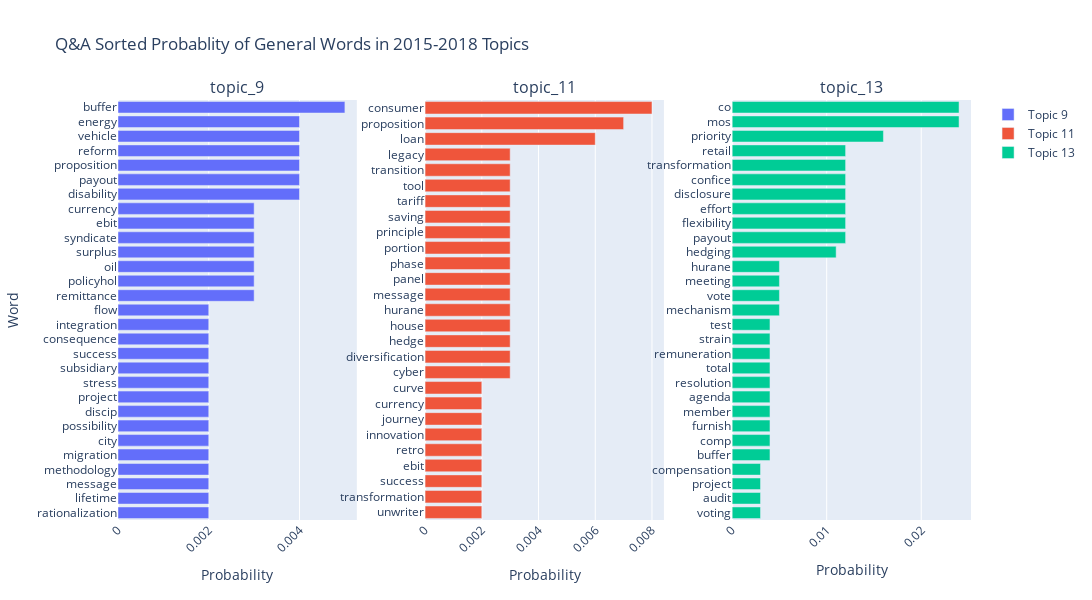

The cell this chart's notebook holds for it:
### Code cell
fig = make_subplots(
    rows=1, cols=3,
    column_widths=[2.,2.,2.],
    row_heights=[1.],
    specs=[
        [{"type": "bar"}, {"type": "bar"}, {"type": "bar"}], #  {"type": "bar"}, {"type": "bar"}
        ], 
    subplot_titles=("topic_9", "topic_11", "topic_13"),
    vertical_spacing=0.15,
    horizontal_spacing=0.08,
        )


recent_list = [8,10,12]
column_list = [1,2,3]
timepoint_list = [[31, 28, 20],[27, 22, 17],[25,27,29]]

for i in range(0,len(recent_list)):
    wt_single_tp = pd.DataFrame()
    wt_single_tp_alltime = wt[wt['k']==recent_list[i]]
    for k in timepoint_list[i]:
        tmp = wt_single_tp_alltime[wt_single_tp_alltime['timepoint']==k]
        wt_single_tp = wt_single_tp.append(tmp)
        del tmp

    wt_single_tp = wt_single_tp[['word', 'prob']]
    # df_tp6 groupby 'word' agg 'prob'
    wt_single_tp = wt_single_tp.groupby('word').agg({'prob':'sum'})
    wt_single_tp = wt_single_tp.reset_index()
    wt_single_tp = wt_single_tp.sort_values(by='prob', ascending=False)
    wt_single_tp = wt_single_tp.reset_index(drop=True)
    wt_single_tp = wt_single_tp.head(30).sort_values(by='prob', ascending=True)
    wt_single_tp = wt_single_tp.reset_index(drop=True)
    # print("==============","Topic {}".format(recent_list[i] + 1),"================")
    # print(wt_single_tp['word'])

    fig.add_trace(go.Bar(
        y=wt_single_tp['word'],
        x=wt_single_tp['prob'],
        name="Topic {}".format(recent_list[i] + 1),
        # make the bar virtical
        orientation='h',
        ), row=1, col=column_list[i])

fig.update_layout(
    height=600,
    width=1200,
    title_text="Q&A Sorted Probablity of General Words in 2015-2018 Topics",
    xaxis1_title = 'Probability',
    xaxis2_title = 'Probability',
    xaxis3_title = 'Probability',
    # xaxis4_title = 'Probability',
    # xaxis5_title = 'Probability',
    yaxis1_title = 'Word',
    # make the ytick label virtical
    xaxis1_tickangle=-45,
    xaxis2_tickangle=-45,
    xaxis3_tickangle=-45,
    # xaxis4_tickangle=-45,
    # xaxis5_tickangle=-45,
    legend_tracegroupgap = 180,

    )

fig.show()

### Figure 1 — Plotly figure (JSON) as saved in the notebook; plotly's stock layout.template omitted (floating-point values rounded to 4 significant figures)
{"data": [{"name": "Topic 9", "orientation": "h", "type": "bar", "x": [0.002, 0.002, 0.002, 0.002, 0.002, 0.002, 0.002, 0.002, 0.002, 0.002, 0.002, 0.002, 0.002, 0.002, 0.002, 0.003, 0.003, 0.003, 0.003, 0.003, 0.003, 0.003, 0.004, 0.004, 0.004, 0.004, 0.004, 0.004, 0.005], "xaxis": "x", "y": ["rationalization", "lifetime", "message", "methodology", "migration", "city", "possibility", "discip", "project", "stress", "subsidiary", "success", "consequence", "integration", "ﬂow", "remittance", "policyhol", "oil", "surplus", "syndicate", "ebit", "currency", "disability", "payout", "proposition", "reform", "vehicle", "energy", "buffer"], "yaxis": "y"}, {"name": "Topic 11", "orientation": "h", "type": "bar", "x": [0.002, 0.002, 0.002, 0.002, 0.002, 0.002, 0.002, 0.002, 0.002, 0.003, 0.003, 0.003, 0.003, 0.003, 0.003, 0.003, 0.003, 0.003, 0.003, 0.003, 0.003, 0.003, 0.003, 0.003, 0.006, 0.007, 0.008], "xaxis": "x2", "y": ["unwriter", "transformation", "success", "ebit", "retro", "innovation", "journey", "currency", "curve", "cyber", "diversification", "hedge", "house", "hurane", "message", "panel", "phase", "portion", "principle", "saving", "tariff", "tool", "transition", "legacy", "loan", "proposition", "consumer"], "yaxis": "y2"}, {"name": "Topic 13", "orientation": "h", "type": "bar", "x": [0.003, 0.003, 0.003, 0.003, 0.004, 0.004, 0.004, 0.004, 0.004, 0.004, 0.004, 0.004, 0.004, 0.004, 0.005, 0.005, 0.005, 0.005, 0.011, 0.012, 0.012, 0.012, 0.012, 0.012, 0.012, 0.012, 0.016, 0.024, 0.024], "xaxis": "x3", "y": ["voting", "audit", "project", "compensation", "buffer", "comp", "furnish", "member", "agenda", "resolution", "total", "remuneration", "strain", "test", "mechanism", "vote", "meeting", "hurane", "hedging", "payout", "flexibility", "effort", "disclosure", "confice", "transformation", "retail", "priority", "mos", "co"], "yaxis": "y3"}], "layout": {"annotations": [{"font": {"size": 16}, "showarrow": false, "text": "topic_9", "x": 0.14, "xanchor": "center", "xref": "paper", "y": 1, "yanchor": "bottom", "yref": "paper"}, {"font": {"size": 16}, "showarrow": false, "text": "topic_11", "x": 0.5, "xanchor": "center", "xref": "paper", "y": 1, "yanchor": "bottom", "yref": "paper"}, {"font": {"size": 16}, "showarrow": false, "text": "topic_13", "x": 0.86, "xanchor": "center", "xref": "paper", "y": 1, "yanchor": "bottom", "yref": "paper"}], "height": 600, "legend": {"tracegroupgap": 180}, "title": {"text": "Q&A Sorted Probablity of General Words in 2015-2018 Topics"}, "width": 1200, "xaxis": {"anchor": "y", "domain": [0, 0.28], "tickangle": -45, "title": {"text": "Probability"}}, "xaxis2": {"anchor": "y2", "domain": [0.36, 0.64], "tickangle": -45, "title": {"text": "Probability"}}, "xaxis3": {"anchor": "y3", "domain": [0.72, 1], "tickangle": -45, "title": {"text": "Probability"}}, "yaxis": {"anchor": "x", "domain": [0, 1], "title": {"text": "Word"}}, "yaxis2": {"anchor": "x2", "domain": [0, 1]}, "yaxis3": {"anchor": "x3", "domain": [0, 1]}}}
